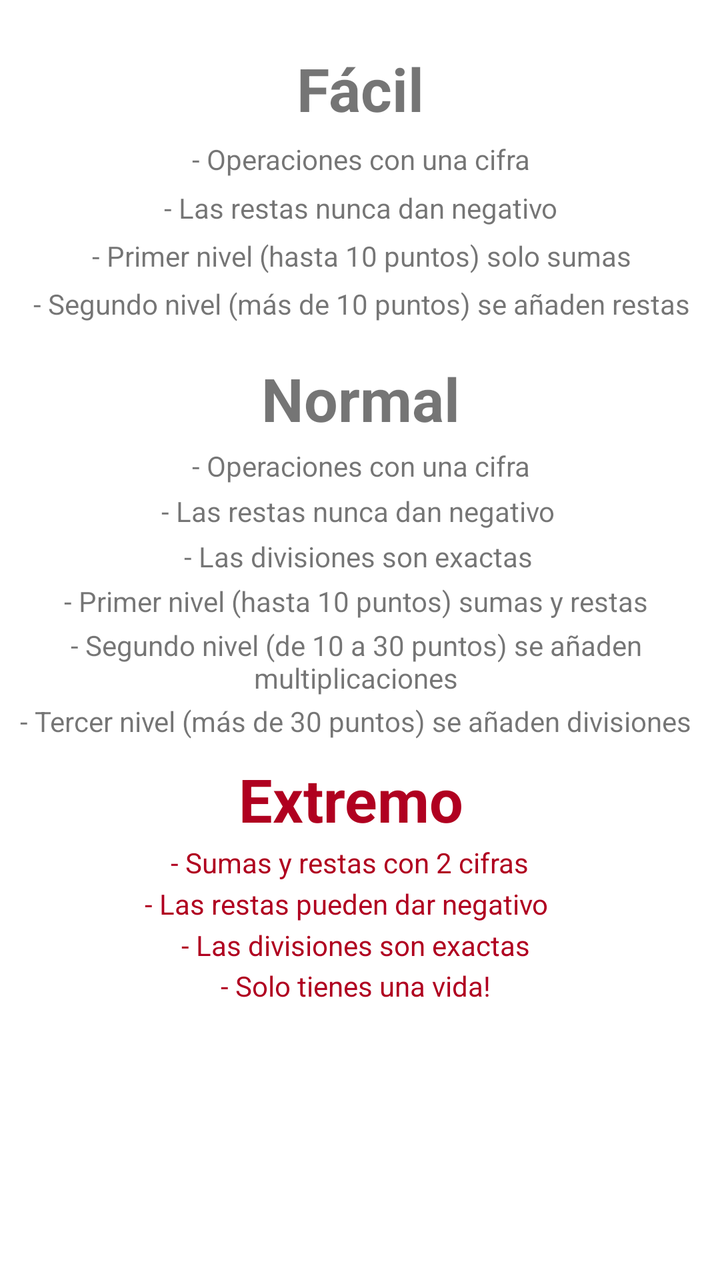
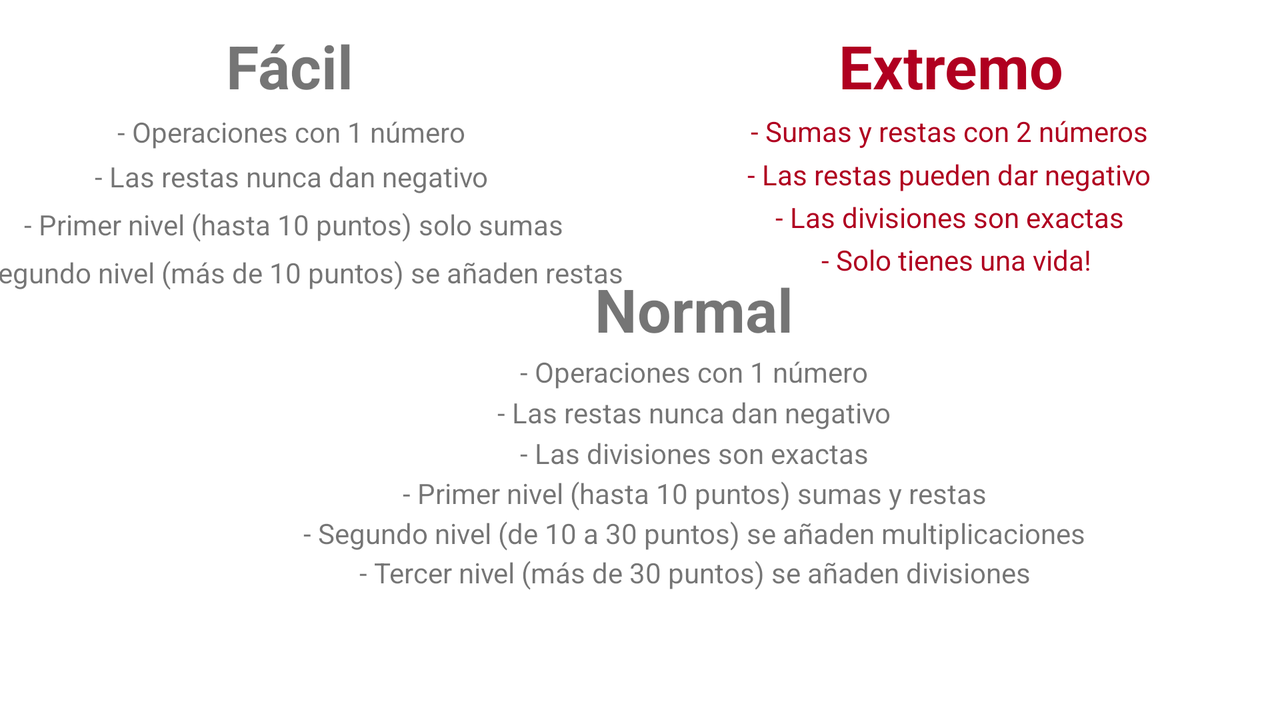

First picture: res/layout/ on a phone held upright. Second picture: the repository's own variant of that layout, on a device whose configuration matches the variant's folder. Source for both follows.
<!-- AndroidManifest.xml: application theme Theme.CulculadoraNiños -->
<!-- res/layout/activity_info.xml -->
<?xml version="1.0" encoding="utf-8"?>
<androidx.constraintlayout.widget.ConstraintLayout xmlns:android="http://schemas.android.com/apk/res/android"
    xmlns:app="http://schemas.android.com/apk/res-auto"
    xmlns:tools="http://schemas.android.com/tools"
    android:layout_width="match_parent"
    android:layout_height="match_parent"
    android:layout_gravity="center">

    <ImageView
        android:id="@+id/fondo11"
        android:layout_width="wrap_content"
        android:layout_height="wrap_content"
        android:background="@drawable/fondo"
        android:scaleType="centerCrop"
        app:layout_constraintBottom_toBottomOf="parent"
        app:layout_constraintEnd_toEndOf="parent"
        app:layout_constraintHorizontal_bias="1.0"
        app:layout_constraintStart_toEndOf="@+id/view3"
        app:layout_constraintTop_toTopOf="parent"
        app:layout_constraintVertical_bias="1.0"
        app:srcCompat="@drawable/fondo" />

    <View
        android:id="@+id/view3"
        android:layout_width="0dp"
        android:layout_height="0dp"
        android:alpha="0.4"
        android:background="#FFFFFF"
        app:layout_constraintBottom_toBottomOf="@+id/textView35"
        app:layout_constraintEnd_toEndOf="@+id/textView28"
        app:layout_constraintStart_toStartOf="@+id/textView28"
        app:layout_constraintTop_toTopOf="@+id/textView18" />

    <TextView
        android:id="@+id/textView35"
        android:layout_width="wrap_content"
        android:layout_height="wrap_content"
        android:gravity="center"
        android:text="@string/txtInfoExtreme4"
        android:textColor="@color/design_default_color_error"
        app:layout_constraintBottom_toBottomOf="parent"
        app:layout_constraintEnd_toEndOf="@+id/textView34"
        app:layout_constraintStart_toStartOf="@+id/textView34"
        app:layout_constraintTop_toBottomOf="@+id/textView34"
        app:layout_constraintVertical_bias="0.01" />

    <TextView
        android:id="@+id/textView31"
        android:layout_width="wrap_content"
        android:layout_height="wrap_content"
        android:rotation="0"
        android:rotationX="0"
        android:rotationY="0"
        android:text="@string/extremeMode"
        android:textColor="@color/design_default_color_error"
        android:textSize="30sp"
        android:textStyle="bold"
        app:layout_constraintBottom_toBottomOf="parent"
        app:layout_constraintEnd_toEndOf="@+id/textView30"
        app:layout_constraintHorizontal_bias="0.491"
        app:layout_constraintStart_toStartOf="@+id/textView30"
        app:layout_constraintTop_toBottomOf="@+id/textView30"
        app:layout_constraintVertical_bias="0.04" />

    <TextView
        android:id="@+id/textView33"
        android:layout_width="wrap_content"
        android:layout_height="wrap_content"
        android:gravity="center"
        android:text="@string/txtInfoExtreme2"
        android:textColor="@color/design_default_color_error"
        app:layout_constraintBottom_toBottomOf="parent"
        app:layout_constraintEnd_toEndOf="@+id/textView32"
        app:layout_constraintHorizontal_bias="0.59"
        app:layout_constraintStart_toStartOf="@+id/textView32"
        app:layout_constraintTop_toBottomOf="@+id/textView32"
        app:layout_constraintVertical_bias="0.01" />

    <TextView
        android:id="@+id/textView34"
        android:layout_width="wrap_content"
        android:layout_height="wrap_content"
        android:gravity="center"
        android:text="@string/txtInfoNormal3"
        android:textColor="@color/design_default_color_error"
        app:layout_constraintBottom_toBottomOf="parent"
        app:layout_constraintEnd_toEndOf="@+id/textView26"
        app:layout_constraintHorizontal_bias="0.434"
        app:layout_constraintStart_toStartOf="@+id/textView26"
        app:layout_constraintTop_toBottomOf="@+id/textView33"
        app:layout_constraintVertical_bias="0.01" />

    <TextView
        android:id="@+id/textView32"
        android:layout_width="wrap_content"
        android:layout_height="wrap_content"
        android:gravity="center"
        android:text="@string/txtInfoExtreme1"
        android:textColor="@color/design_default_color_error"
        app:layout_constraintBottom_toBottomOf="parent"
        app:layout_constraintEnd_toEndOf="@+id/textView31"
        app:layout_constraintHorizontal_bias="0.513"
        app:layout_constraintStart_toStartOf="@+id/textView31"
        app:layout_constraintTop_toBottomOf="@+id/textView31"
        app:layout_constraintVertical_bias="0.01" />

    <TextView
        android:id="@+id/textView30"
        android:layout_width="wrap_content"
        android:layout_height="wrap_content"
        android:gravity="center"
        android:text="@string/txtInfoNormal6"
        app:layout_constraintBottom_toBottomOf="parent"
        app:layout_constraintEnd_toEndOf="@+id/textView28"
        app:layout_constraintStart_toStartOf="@+id/textView28"
        app:layout_constraintTop_toBottomOf="@+id/textView28"
        app:layout_constraintVertical_bias="0.01" />

    <TextView
        android:id="@+id/textView29"
        android:layout_width="wrap_content"
        android:layout_height="wrap_content"
        android:gravity="center"
        android:text="@string/txtInfoNormal3"
        app:layout_constraintBottom_toBottomOf="parent"
        app:layout_constraintEnd_toEndOf="@+id/textView26"
        app:layout_constraintStart_toStartOf="@+id/textView26"
        app:layout_constraintTop_toBottomOf="@+id/textView26"
        app:layout_constraintVertical_bias="0.01" />

    <TextView
        android:id="@+id/textView24"
        android:layout_width="wrap_content"
        android:layout_height="wrap_content"
        android:rotation="0"
        android:rotationX="0"
        android:rotationY="0"
        android:text="@string/normalMode"
        android:textSize="30sp"
        android:textStyle="bold"
        app:layout_constraintBottom_toBottomOf="parent"
        app:layout_constraintEnd_toEndOf="@+id/textView22"
        app:layout_constraintHorizontal_bias="0.498"
        app:layout_constraintStart_toStartOf="@+id/textView22"
        app:layout_constraintTop_toBottomOf="@+id/textView22"
        app:layout_constraintVertical_bias="0.04" />

    <TextView
        android:id="@+id/textView26"
        android:layout_width="wrap_content"
        android:layout_height="wrap_content"
        android:gravity="center"
        android:text="@string/txtInfoEasy2"
        app:layout_constraintBottom_toBottomOf="parent"
        app:layout_constraintEnd_toEndOf="@+id/textView25"
        app:layout_constraintHorizontal_bias="0.545"
        app:layout_constraintStart_toStartOf="@+id/textView25"
        app:layout_constraintTop_toBottomOf="@+id/textView25"
        app:layout_constraintVertical_bias="0.01" />

    <TextView
        android:id="@+id/textView27"
        android:layout_width="wrap_content"
        android:layout_height="wrap_content"
        android:gravity="center"
        android:text="@string/txtInfoNormal4"
        app:layout_constraintBottom_toBottomOf="parent"
        app:layout_constraintEnd_toEndOf="@+id/textView29"
        app:layout_constraintHorizontal_bias="0.513"
        app:layout_constraintStart_toStartOf="@+id/textView29"
        app:layout_constraintTop_toBottomOf="@+id/textView29"
        app:layout_constraintVertical_bias="0.01" />

    <TextView
        android:id="@+id/textView28"
        android:layout_width="wrap_content"
        android:layout_height="wrap_content"
        android:gravity="center"
        android:text="@string/txtInfoNormal5"
        app:layout_constraintBottom_toBottomOf="parent"
        app:layout_constraintEnd_toEndOf="@+id/textView27"
        app:layout_constraintStart_toStartOf="@+id/textView27"
        app:layout_constraintTop_toBottomOf="@+id/textView27"
        app:layout_constraintVertical_bias="0.01" />

    <TextView
        android:id="@+id/textView25"
        android:layout_width="wrap_content"
        android:layout_height="wrap_content"
        android:gravity="center"
        android:text="@string/txtInfoEasy1"
        app:layout_constraintBottom_toBottomOf="parent"
        app:layout_constraintEnd_toEndOf="@+id/textView24"
        app:layout_constraintHorizontal_bias="0.504"
        app:layout_constraintStart_toStartOf="@+id/textView24"
        app:layout_constraintTop_toBottomOf="@+id/textView24"
        app:layout_constraintVertical_bias="0.01" />

    <TextView
        android:id="@+id/textView23"
        android:layout_width="wrap_content"
        android:layout_height="wrap_content"
        android:gravity="center"
        android:text="@string/txtInfoEasy2"
        app:layout_constraintBottom_toBottomOf="parent"
        app:layout_constraintEnd_toEndOf="@+id/textView20"
        app:layout_constraintStart_toStartOf="@+id/textView20"
        app:layout_constraintTop_toBottomOf="@+id/textView20"
        app:layout_constraintVertical_bias="0.01" />

    <TextView
        android:id="@+id/textView22"
        android:layout_width="wrap_content"
        android:layout_height="wrap_content"
        android:gravity="center"
        android:text="@string/txtInfoEasy4"
        app:layout_constraintBottom_toBottomOf="parent"
        app:layout_constraintEnd_toEndOf="@+id/textView21"
        app:layout_constraintStart_toStartOf="@+id/textView21"
        app:layout_constraintTop_toBottomOf="@+id/textView21"
        app:layout_constraintVertical_bias="0.01" />

    <TextView
        android:id="@+id/textView21"
        android:layout_width="wrap_content"
        android:layout_height="wrap_content"
        android:gravity="center"
        android:text="@string/txtInfoEasy3"
        app:layout_constraintBottom_toBottomOf="parent"
        app:layout_constraintEnd_toEndOf="@+id/textView23"
        app:layout_constraintStart_toStartOf="@+id/textView23"
        app:layout_constraintTop_toBottomOf="@+id/textView23"
        app:layout_constraintVertical_bias="0.01" />

    <TextView
        android:id="@+id/textView18"
        android:layout_width="wrap_content"
        android:layout_height="wrap_content"
        android:text="@string/easyMode"
        android:textSize="30sp"
        android:textStyle="bold"
        app:layout_constraintBottom_toBottomOf="parent"
        app:layout_constraintEnd_toEndOf="parent"
        app:layout_constraintStart_toStartOf="parent"
        app:layout_constraintTop_toTopOf="parent"
        app:layout_constraintVertical_bias="0.04" />

    <TextView
        android:id="@+id/textView20"
        android:layout_width="wrap_content"
        android:layout_height="wrap_content"
        android:gravity="center"
        android:text="@string/txtInfoEasy1"
        app:layout_constraintBottom_toBottomOf="parent"
        app:layout_constraintEnd_toEndOf="@+id/textView18"
        app:layout_constraintStart_toStartOf="@+id/textView18"
        app:layout_constraintTop_toBottomOf="@+id/textView18"
        app:layout_constraintVertical_bias="0.01" />

</androidx.constraintlayout.widget.ConstraintLayout>
<!-- resources referenced by this layout -->
<resources>
  <string name="easyMode">Fácil</string>
  <string name="extremeMode">Extremo</string>
  <string name="normalMode">Normal</string>
  <string name="txtInfoEasy1">- Operaciones con una cifra</string>
  <string name="txtInfoEasy2">- Las restas nunca dan negativo</string>
  <string name="txtInfoEasy3">- Primer nivel (hasta 10 puntos) solo sumas</string>
  <string name="txtInfoEasy4">- Segundo nivel (más de 10 puntos) se añaden restas</string>
  <string name="txtInfoExtreme1">- Sumas y restas con 2 cifras</string>
  <string name="txtInfoExtreme2">- Las restas pueden dar negativo</string>
  <string name="txtInfoExtreme4">- Solo tienes una vida!</string>
  <string name="txtInfoNormal3">- Las divisiones son exactas</string>
  <string name="txtInfoNormal4">- Primer nivel (hasta 10 puntos) sumas y restas</string>
  <string name="txtInfoNormal5">- Segundo nivel (de 10 a 30 puntos) se añaden multiplicaciones</string>
  <string name="txtInfoNormal6">- Tercer nivel (más de 30 puntos) se añaden divisiones</string>
  <style name="Theme.CulculadoraNiños" parent="Theme.MaterialComponents.DayNight.DarkActionBar">
          
          <item name="colorPrimary">#558B2F</item>
          <item name="colorPrimaryVariant">#2E7D32</item>
          <item name="colorOnPrimary">@color/white</item>
          
          <item name="colorSecondary">#7CB342</item>
          <item name="colorSecondaryVariant">#43A047</item>
          <item name="colorOnSecondary">@color/black</item>
          
          <item name="android:statusBarColor" tools:targetApi="l">?attr/colorPrimaryVariant</item>
          
      </style>
  <color name="white">#FFFFFFFF</color>
  <color name="black">#FF000000</color>
</resources>
<!-- res/layout-land/activity_info.xml (the repository's variant of the layout above) -->
<!-- drawn on the phone turned sideways -->
<?xml version="1.0" encoding="utf-8"?>
<androidx.constraintlayout.widget.ConstraintLayout xmlns:android="http://schemas.android.com/apk/res/android"
    xmlns:app="http://schemas.android.com/apk/res-auto"
    xmlns:tools="http://schemas.android.com/tools"
    android:layout_width="match_parent"
    android:layout_height="match_parent"
    android:layout_gravity="center">

    <ImageView
        android:id="@+id/fondo11"
        android:layout_width="match_parent"
        android:layout_height="wrap_content"
        android:background="@drawable/fondo"
        android:scaleType="centerCrop"
        app:layout_constraintBottom_toBottomOf="parent"
        app:layout_constraintEnd_toEndOf="parent"
        app:layout_constraintHorizontal_bias="0.0"
        app:layout_constraintStart_toStartOf="parent"
        app:layout_constraintTop_toTopOf="parent"
        app:layout_constraintVertical_bias="0.0"
        app:srcCompat="@drawable/fondo" />

    <TextView
        android:id="@+id/textView19"
        android:layout_width="wrap_content"
        android:layout_height="wrap_content"
        android:text="- Solo tienes una vida!"
        android:textColor="@color/design_default_color_error"
        app:layout_constraintBottom_toBottomOf="parent"
        app:layout_constraintEnd_toEndOf="@+id/textView34"
        app:layout_constraintHorizontal_bias="0.586"
        app:layout_constraintStart_toStartOf="@+id/textView34"
        app:layout_constraintTop_toBottomOf="@+id/textView34"
        app:layout_constraintVertical_bias="0.01
" />

    <TextView
        android:id="@+id/textView31"
        android:layout_width="wrap_content"
        android:layout_height="wrap_content"
        android:rotation="0"
        android:rotationX="0"
        android:rotationY="0"
        android:text="@string/extremeMode"
        android:textColor="@color/design_default_color_error"
        android:textSize="30sp"
        android:textStyle="bold"
        app:layout_constraintBottom_toBottomOf="parent"
        app:layout_constraintEnd_toEndOf="@+id/fondo11"
        app:layout_constraintStart_toEndOf="@+id/textView22"
        app:layout_constraintTop_toTopOf="parent"
        app:layout_constraintVertical_bias="0.04000002" />

    <TextView
        android:id="@+id/textView33"
        android:layout_width="wrap_content"
        android:layout_height="wrap_content"
        android:text="- Las restas pueden dar negativo"
        android:textColor="@color/design_default_color_error"
        app:layout_constraintBottom_toBottomOf="parent"
        app:layout_constraintEnd_toEndOf="@+id/textView32"
        app:layout_constraintHorizontal_bias="0.59"
        app:layout_constraintStart_toStartOf="@+id/textView32"
        app:layout_constraintTop_toBottomOf="@+id/textView32"
        app:layout_constraintVertical_bias="0.01" />

    <TextView
        android:id="@+id/textView34"
        android:layout_width="wrap_content"
        android:layout_height="wrap_content"
        android:text="- Las divisiones son exactas"
        android:textColor="@color/design_default_color_error"
        app:layout_constraintBottom_toBottomOf="parent"
        app:layout_constraintEnd_toEndOf="@+id/textView33"
        app:layout_constraintStart_toStartOf="@+id/textView33"
        app:layout_constraintTop_toBottomOf="@+id/textView33"
        app:layout_constraintVertical_bias="0.01" />

    <TextView
        android:id="@+id/textView32"
        android:layout_width="wrap_content"
        android:layout_height="wrap_content"
        android:text="- Sumas y restas con 2 números"
        android:textColor="@color/design_default_color_error"
        app:layout_constraintBottom_toBottomOf="parent"
        app:layout_constraintEnd_toEndOf="@+id/textView31"
        app:layout_constraintHorizontal_bias="0.513"
        app:layout_constraintStart_toStartOf="@+id/textView31"
        app:layout_constraintTop_toBottomOf="@+id/textView31"
        app:layout_constraintVertical_bias="0.01" />

    <TextView
        android:id="@+id/textView24"
        android:layout_width="wrap_content"
        android:layout_height="wrap_content"
        android:rotation="0"
        android:rotationX="0"
        android:rotationY="0"
        android:text="@string/normalMode"
        android:textSize="30sp"
        android:textStyle="bold"
        app:layout_constraintBottom_toBottomOf="parent"
        app:layout_constraintEnd_toEndOf="parent"
        app:layout_constraintHorizontal_bias="0.55"
        app:layout_constraintStart_toStartOf="parent"
        app:layout_constraintTop_toTopOf="@+id/fondo11"
        app:layout_constraintVertical_bias="0.42000002" />

    <TextView
        android:id="@+id/textView25"
        android:layout_width="wrap_content"
        android:layout_height="wrap_content"
        android:text="- Operaciones con 1 número"
        app:layout_constraintBottom_toBottomOf="parent"
        app:layout_constraintEnd_toEndOf="@+id/textView24"
        app:layout_constraintStart_toStartOf="@+id/textView24"
        app:layout_constraintTop_toBottomOf="@+id/textView24"
        app:layout_constraintVertical_bias="0.01" />

    <TextView
        android:id="@+id/textView29"
        android:layout_width="wrap_content"
        android:layout_height="wrap_content"
        android:text="- Las divisiones son exactas"
        app:layout_constraintBottom_toBottomOf="parent"
        app:layout_constraintEnd_toEndOf="@+id/textView26"
        app:layout_constraintStart_toStartOf="@+id/textView26"
        app:layout_constraintTop_toBottomOf="@+id/textView26"
        app:layout_constraintVertical_bias="0.01" />

    <TextView
        android:id="@+id/textView28"
        android:layout_width="wrap_content"
        android:layout_height="wrap_content"
        android:text="- Segundo nivel (de 10 a 30 puntos) se añaden multiplicaciones"
        app:layout_constraintBottom_toBottomOf="parent"
        app:layout_constraintEnd_toEndOf="@+id/textView27"
        app:layout_constraintHorizontal_bias="0.50"
        app:layout_constraintStart_toStartOf="@+id/textView27"
        app:layout_constraintTop_toBottomOf="@+id/textView27"
        app:layout_constraintVertical_bias="0.01" />

    <TextView
        android:id="@+id/textView27"
        android:layout_width="wrap_content"
        android:layout_height="wrap_content"
        android:text="- Primer nivel (hasta 10 puntos) sumas y restas"
        app:layout_constraintBottom_toBottomOf="parent"
        app:layout_constraintEnd_toEndOf="@+id/textView29"
        app:layout_constraintHorizontal_bias="0.5"
        app:layout_constraintStart_toStartOf="@+id/textView29"
        app:layout_constraintTop_toBottomOf="@+id/textView29"
        app:layout_constraintVertical_bias="0.01" />

    <TextView
        android:id="@+id/textView30"
        android:layout_width="wrap_content"
        android:layout_height="wrap_content"
        android:text="- Tercer nivel (más de 30 puntos) se añaden divisiones"
        app:layout_constraintBottom_toBottomOf="parent"
        app:layout_constraintEnd_toEndOf="@+id/textView28"
        app:layout_constraintStart_toStartOf="@+id/textView28"
        app:layout_constraintTop_toBottomOf="@+id/textView28"
        app:layout_constraintVertical_bias="0.01" />

    <TextView
        android:id="@+id/textView26"
        android:layout_width="wrap_content"
        android:layout_height="wrap_content"
        android:text="- Las restas nunca dan negativo"
        app:layout_constraintBottom_toBottomOf="parent"
        app:layout_constraintEnd_toEndOf="@+id/textView25"
        app:layout_constraintStart_toStartOf="@+id/textView25"
        app:layout_constraintTop_toBottomOf="@+id/textView25"
        app:layout_constraintVertical_bias="0.01" />

    <TextView
        android:id="@+id/textView18"
        android:layout_width="wrap_content"
        android:layout_height="wrap_content"
        android:rotation="0"
        android:rotationX="0"
        android:rotationY="0"
        android:text="@string/easyMode"
        android:textSize="30sp"
        android:textStyle="bold"
        app:layout_constraintBottom_toBottomOf="parent"
        app:layout_constraintEnd_toEndOf="parent"
        app:layout_constraintHorizontal_bias="0.196"
        app:layout_constraintStart_toStartOf="parent"
        app:layout_constraintTop_toTopOf="parent"
        app:layout_constraintVertical_bias="0.04000002" />

    <TextView
        android:id="@+id/textView23"
        android:layout_width="wrap_content"
        android:layout_height="wrap_content"
        android:text="- Las restas nunca dan negativo"
        app:layout_constraintBottom_toBottomOf="parent"
        app:layout_constraintEnd_toEndOf="@+id/textView20"
        app:layout_constraintStart_toStartOf="@+id/textView20"
        app:layout_constraintTop_toBottomOf="@+id/textView20"
        app:layout_constraintVertical_bias="0.013" />

    <TextView
        android:id="@+id/textView21"
        android:layout_width="wrap_content"
        android:layout_height="wrap_content"
        android:text="- Primer nivel (hasta 10 puntos) solo sumas"
        app:layout_constraintBottom_toBottomOf="parent"
        app:layout_constraintEnd_toEndOf="@+id/textView23"
        app:layout_constraintHorizontal_bias="0.486"
        app:layout_constraintStart_toStartOf="@+id/textView23"
        app:layout_constraintTop_toBottomOf="@+id/textView23"
        app:layout_constraintVertical_bias="0.021" />

    <TextView
        android:id="@+id/textView22"
        android:layout_width="wrap_content"
        android:layout_height="wrap_content"
        android:text="- Segundo nivel (más de 10 puntos) se añaden restas"
        app:layout_constraintBottom_toBottomOf="parent"
        app:layout_constraintEnd_toEndOf="@+id/textView21"
        app:layout_constraintStart_toStartOf="@+id/textView21"
        app:layout_constraintTop_toBottomOf="@+id/textView21"
        app:layout_constraintVertical_bias="0.023" />

    <TextView
        android:id="@+id/textView20"
        android:layout_width="wrap_content"
        android:layout_height="wrap_content"
        android:text="- Operaciones con 1 número"
        app:layout_constraintBottom_toBottomOf="parent"
        app:layout_constraintEnd_toEndOf="@+id/textView18"
        app:layout_constraintHorizontal_bias="0.495"
        app:layout_constraintStart_toStartOf="@+id/textView18"
        app:layout_constraintTop_toBottomOf="@+id/textView18"
        app:layout_constraintVertical_bias="0.012" />

</androidx.constraintlayout.widget.ConstraintLayout>
<!-- resources referenced by the variant -->
<!-- as the phone turned sideways resolves them -->
<resources>
  <string name="easyMode">Fácil</string>
  <string name="extremeMode">Extremo</string>
  <string name="normalMode">Normal</string>
  <style name="Theme.CulculadoraNiños" parent="Theme.MaterialComponents.DayNight.DarkActionBar">
          
          <item name="colorPrimary">#558B2F</item>
          <item name="colorPrimaryVariant">#2E7D32</item>
          <item name="colorOnPrimary">@color/white</item>
          
          <item name="colorSecondary">#7CB342</item>
          <item name="colorSecondaryVariant">#43A047</item>
          <item name="colorOnSecondary">@color/black</item>
          
          <item name="android:statusBarColor" tools:targetApi="l">?attr/colorPrimaryVariant</item>
          
      </style>
  <color name="white">#FFFFFFFF</color>
  <color name="black">#FF000000</color>
</resources>
